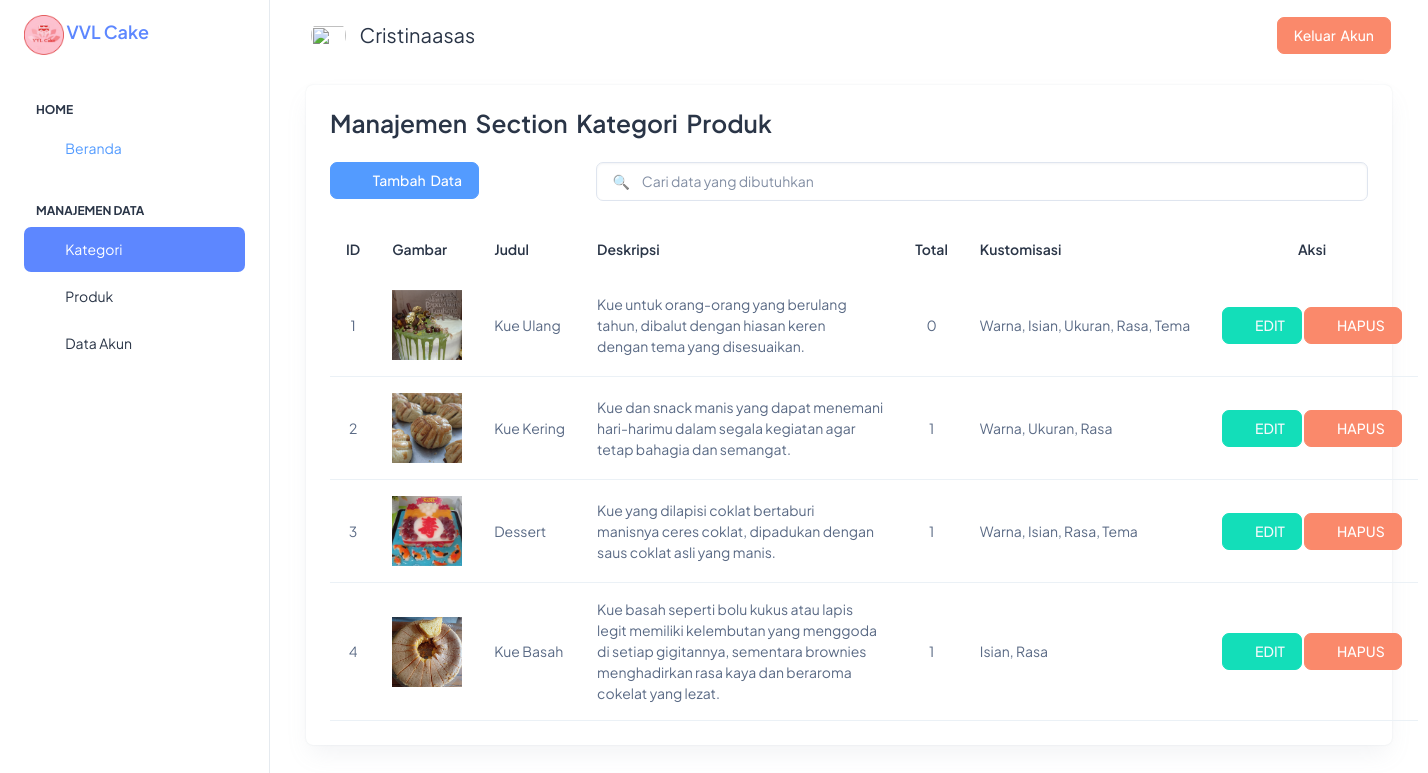
The page /admin_dashboard.php?section=produk_kami (signed in) on the database its author committed.
### tables this page shows
CREATE TABLE `produk_kami` (
  `id_produkkami` int(10) NOT NULL,
  `gambar_pk` varchar(255) NOT NULL,
  `judul_pk` varchar(80) NOT NULL,
  `deskripsi_pk` varchar(255) NOT NULL,
  `kustomisasi` varchar(255) NOT NULL
);

### web/produk_kami/produk_kami.php (the view, shortened to what this page needs)
<?php
$aksi = isset($_GET['aksi']) ? $_GET['aksi'] : "";
if ($aksi == "tambah") {
    include "produkkami_tambah.php";
} else if ($aksi == "edit") {
    include "produkkami_edit.php";
} else {
?>
    <div class="container-fluid">
        <div class="col-lg-12 d-flex align-items-stretch">
            <div class="card w-100">
                <div class="card-body p-4">
                    <h3 class="fw-semibold mb-4">Manajemen&nbsp; Section&nbsp; Kategori&nbsp; Produk</h3>
                    <div class="row">
                        <div class="mb-3 col-sm-3">
                            <a href="admin_dashboard.php?section=produk_kami&aksi=tambah" class="btn btn-info">
                                <span style="margin-right:10px;"><i class="ti ti-pencil-plus"></i></span>
                                <span>&nbsp;Tambah &nbsp;Data</span>
                            </a>
                        </div>
                        <div class="form-group mb-4 d-flex col-sm-9">
                            <input type="text" id="myInput" class="form-control" name="" placeholder="&#128269; &nbsp; &nbsp; Cari data yang dibutuhkan">
                        </div>
                    </div>
                    <div class="table-responsive-sm">
                        <table class="table text-nowrap mb-0 align-middle" width="100%" cellspacing="0">
                            <thead class="text-dark fs-4">
                                <tr>
                                    <th class="border-bottom-0 text-center" style="width: 5%">
                                        <h6 class="fw-semibold mb-0">ID</h6>
                                    </th>
                                    <th class="border-bottom-0" style="width: 15%">
                                        <h6 class="fw-semibold mb-0">Gambar</h6>
                                    </th>
                                    <th class="border-bottom-0" style="width: 20%">
                                        <h6 class="fw-semibold mb-0">Judul</h6>
                                    </th>
                                    <th class="border-bottom-0" style="width: 15%">
                                        <h6 class="fw-semibold mb-0">Deskripsi</h6>
                                    </th>
                                    <th class="border-bottom-0 " style="width: 5%">
                                        <h6 class="fw-semibold mb-0">Total</h6>
                                    </th>
                                    <th class="border-bottom-0" style="width:  15%">
                                        <h6 class="fw-semibold mb-0">Kustomisasi</h6>
                                    </th>
                                    <th class="border-bottom-0 text-center" style="width: 25%">
                                        <h6 class="fw-semibold mb-0">Aksi</h6>
                                    </th>
                                </tr>
                            </thead>
                            <tbody id="myTable">
                                <?php
                                $no = 1;
                                $sql = "SELECT *,(SELECT COUNT(id_produkkami) FROM produk_laris WHERE produk_laris.id_produkkami=produk_kami.id_produkkami) AS Total FROM produk_kami;";
                                $query = mysqli_query($con, $sql);
                                while ($row = mysqli_fetch_array($query)) {
                                    $link_edit = "admin_dashboard.php?section=produk_kami&aksi=edit&id=$row[id_produkkami]";
                                    $link_gambar = "./assets/images/inserted_img/$row[gambar_pk]";
                                ?>
                                    <tr>
                                        <td class="text-center">
                                            <?= $no; ?>
                                        </td>
                                        <td>
                                            <img src="<?= $link_gambar; ?>" class="zoom-hover" style='height: 70px; width: 70px; object-fit: cover'>
                                        </td>
                                        <td>
                                            <?= $row['judul_pk']; ?>
                                        </td>
                                        <td w>
                                            <?php $text = $row['deskripsi_pk'];
                                            $deskripsi = wordwrap($text, 40, "<br/>\n");
                                            echo $deskripsi;
                                            ?>
                                        </td>
                                        <td class="text-center">
                                            <?= $row['Total']; ?>
                                        </td>
                                        <td>
                                            <?= $row['kustomisasi'];
                                            ?>
                                        </td>
                                        <td class="text-center">
                                            <button type="button" class="btn btn-success">
                                                <a class="text-light" href="<?= $link_edit; ?>">
                                                    <i class="ti ti-edit"></i>&nbsp; EDIT
                                                </a>
                                            </button>
                                            <button type="button" class="btn btn-danger" data-bs-toggle="modal" data-bs-target="#hapuskategori<?= $row['id_produkkami']; ?>">
                                                <i class="ti ti-trash"></i>&nbsp; HAPUS
                                            </button>
                                        </td>
                                    </tr>
                                <?php
                                    $no++;
                                }
                                ?>
                            </tbody>
                        </table>
                    </div>
                </div>
            </div>
        </div>
    </div>
<?php
}
?>

### web/produk_kami/produk_kami.php (style rules this page uses)
.zoom-hover { transition: .2s; }

### rows shown on the page
produk_kami: gambar_pk (picture), judul_pk "Kue Ulang", deskripsi_pk "Kue untuk orang-orang yang berulang tahun, dibalut dengan hiasan keren dengan tema yang disesuaikan.", Total "0", kustomisasi "Warna, Isian, Ukuran, Rasa, Tema"
produk_kami: gambar_pk (picture), judul_pk "Kue Kering", deskripsi_pk "Kue dan snack manis yang dapat menemani hari-harimu dalam segala kegiatan agar tetap bahagia dan semangat.", Total "1", kustomisasi "Warna, Ukuran, Rasa"
produk_kami: gambar_pk (picture), judul_pk "Dessert", deskripsi_pk "Kue yang dilapisi coklat bertaburi manisnya ceres coklat, dipadukan dengan saus coklat asli yang manis.", Total "1", kustomisasi "Warna, Isian, Rasa, Tema"
produk_kami: gambar_pk (picture), judul_pk "Kue Basah", deskripsi_pk "Kue basah seperti bolu kukus atau lapis legit memiliki kelembutan yang menggoda di setiap gigitannya, sementara brownies menghadirkan rasa kaya dan beraroma cokelat yang lezat.", Total "1", kustomisasi "Isian, Rasa"

### other values the page prints
$_SESSION['admin_name'] "Cristinaasas"
